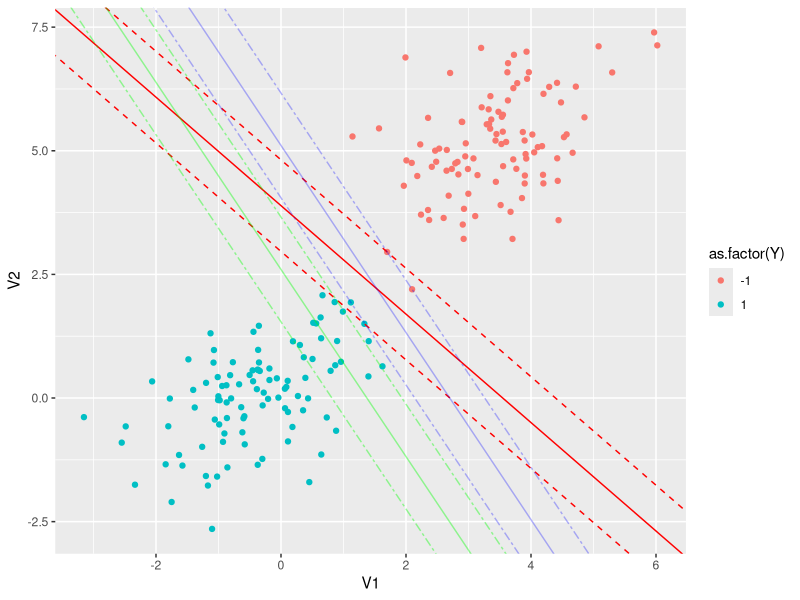

The R script that drew this image:
## ---- chunk 1
library(tidyverse)
## ---- chunk 2
library("quadprog")
library("e1071")

#train=dat
self_svm = function(train,Y){
get(Y)
train$Y = ifelse(train$Y=="1",1,-1)
# set the problem data and parameters
X <- as.matrix(train[,c(1,2)])
Y <- as.matrix(train$Y)
n <- nrow(Y)

eps <- 5e-8

# build  matrices needed for QP slover

Q = sapply(1:n, function(i) Y[i]*t(X)[,i])
D = t(Q)%*%Q
d = matrix(1, nrow=n)
b0 = rbind( matrix(0, nrow=1, ncol=1) , matrix(0, nrow=n, ncol=1) )
A = t(rbind(matrix(Y, nrow=1, ncol=n), diag(nrow=n)))

# modeling:
alpha = solve.QP(D+eps*diag(n) , d, A, b0, meq=1, factorized=FALSE)
  alpha = matrix(alpha$solution, nrow=n)
  nonzero =  abs(alpha)>1e-4
  beta = rowSums(sapply(which(nonzero), function(i) alpha[i]*Y[i]*X[i,]))
  X_sv = X[nonzero,]
  Y_sv = Y[nonzero,]
  beta0 <- -0.5*(min(X_sv[Y_sv==1,]%*%beta)+max(X_sv[Y_sv==-1,]%*%beta))
  beta0_mean = mean(sapply(which(nonzero), function(i) Y[i]-X[i,]%*%beta))
  return(beta=c(beta,beta0,beta0_mean))#beta0_min))
}

##compare
## ---- chunk 3
##compare with e1071
set.seed(333)
Sigma.matrix <- diag(c(1,1),2,2)
Sigma.matrix[1,2]=0.5
Sigma.matrix[2,1]=0.5
X1 =MASS::mvrnorm(n=100, c(-0.3,0), Sigma.matrix)%>%as.data.frame()
X2 =MASS::mvrnorm(n=100, c(3.5,5), Sigma.matrix)%>%as.data.frame()
Y = c(rep(1,100),rep(-1,100))
X_matrix = rbind(X1,X2)
dat = cbind(X_matrix,Y)



library(e1071)
dat = dat%>%mutate(Y=as.factor(Y))
svmfit = svm(Y ~ ., data = dat, kernel = "linear", scale = FALSE, type="C-classification")
print(svmfit)
coef(svmfit)
para_svm=coef(svmfit)
self_svm(dat,"Y")

##own try
self_svm(dat,"Y")
beta=self_svm(dat,"Y")[c(1,2)]
beta0 = self_svm(dat,"Y")[3]
beta0_mean=self_svm(dat, "Y")[4]


ggplot(dat, aes(x=V1, y=V2))+
  geom_point(aes(color=as.factor(Y)))+geom_abline(
  slope=-para_svm[2]/para_svm[3],
  intercept=-para_svm[1]/para_svm[3],
  color = "red",
) + geom_abline(
  slope=-para_svm[2]/para_svm[3],
  intercept=-(para_svm[1]+1)/para_svm[3],
  color = "red",
  linetype = "dashed"
)+ geom_abline(
   slope=-para_svm[2]/para_svm[3],
  intercept=-(para_svm[1]-1)/para_svm[3],
  color = "red",
  linetype = "dashed"
)+ geom_abline(
  slope=-beta[1]/beta[2],
  intercept=-beta0/beta[2],
  color = "blue",
  alpha = 0.3
) + geom_abline(
  slope=-beta[1]/beta[2],
  intercept=-(beta0+1)/beta[2],
  color = "blue",
  linetype = "twodash",
  alpha=0.3
)+ geom_abline(
  slope=-beta[1]/beta[2],
  intercept=-(beta0-1)/beta[2],
  color = "blue",
  linetype = "twodash",
  alpha=0.3
)+ geom_abline(
  slope=-beta[1]/beta[2],
  intercept=-beta0_mean/beta[2],
  color = "green",
  alpha = 0.4
) + geom_abline(
  slope=-beta[1]/beta[2],
  intercept=-(beta0_mean+1)/beta[2],
  color = "green",
  linetype = "twodash",
  alpha=0.4
)+ geom_abline(
  slope=-beta[1]/beta[2],
  intercept=-(beta0_mean-1)/beta[2],
  color = "green",
  linetype = "twodash",
  alpha=0.4
)  

